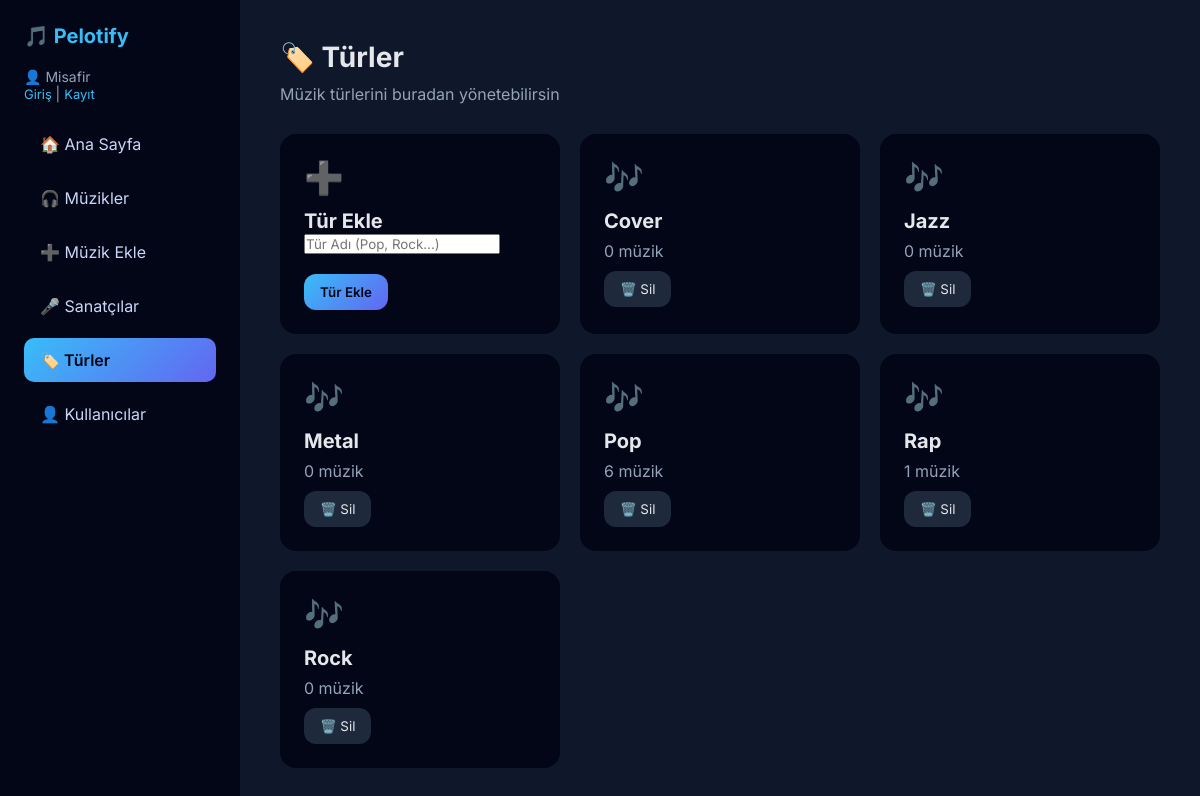
Screenshot of /mp3_muzik_sitesi/turler.php with the database file from the repository.
### tables this page shows
CREATE TABLE Turler (
    tur_id INT AUTO_INCREMENT PRIMARY KEY,
    tur_adi VARCHAR(50) NOT NULL UNIQUE
);

### mp3_muzik_sitesi/turler.php (the view, shortened to what this page needs)
<?php
include "config.php";
include "layout/header.php";
?>
<div class="welcome">
    <h2>🏷️ Türler</h2>
    <p>Müzik türlerini buradan yönetebilirsin</p>
</div>
<div class="cards">
    <div class="card">
        <span>➕</span>
        <h3>Tür Ekle</h3>
        <form method="POST">
            <input type="text" name="tur_adi" placeholder="Tür Adı (Pop, Rock...)" required><br><br>
            <button type="submit" class="btn-primary">Tür Ekle</button>
        </form>
    </div>
    <?php
    $q = $pdo->query("
        SELECT
            t.tur_id,
            t.tur_adi,
            COUNT(m.muzik_id) AS muzik_sayisi
        FROM Turler t
        LEFT JOIN Muzikler m ON t.tur_id = m.tur_id
        GROUP BY t.tur_id
        ORDER BY t.tur_adi
    ");
    while ($row = $q->fetch(PDO::FETCH_ASSOC)):
    ?>
        <div class="card">
            <span>🎶</span>
            <h3><?= htmlspecialchars($row["tur_adi"]) ?></h3>
            <p><?= $row["muzik_sayisi"] ?> müzik</p>
            <form method="POST" style="margin-top:10px">
                <button type="submit" name="tur_sil"
                        class="btn-secondary"
                        onclick="return confirm('Bu tür silinsin mi?')">
                    🗑️ Sil
                </button>
            </form>
        </div>
    <?php endwhile; ?>
</div>
<?php include "layout/footer.php"; ?>

### mp3_muzik_sitesi/style.css (style rules this page uses)
* { margin: 0; padding: 0; box-sizing: border-box; font-family: 'Inter', sans-serif; }
body { background: #0f172a; color: #e5e7eb; }
.welcome { margin-bottom: 30px; }
.welcome h2 { font-size: 28px; margin-bottom: 10px; }
.welcome p { color: #94a3b8; }
.cards { display: grid; grid-template-columns: repeat(auto-fit, minmax(220px, 1fr)); gap: 20px; }
.card { background: #020617; border-radius: 16px; padding: 24px; color: #e5e7eb; transition: transform 0.3s, box-shadow 0.3s; }
.card span { font-size: 32px; }
.card h3 { margin-top: 12px; font-size: 20px; }
.card p { margin-top: 8px; color: #94a3b8; }
.btn-primary { background: linear-gradient(135deg, #38bdf8, #6366f1); color: #020617; padding: 10px 16px; border-radius: 12px; border: none; cursor: pointer; font-weight: 600; }
.btn-secondary { background: #1e293b; color: #e5e7eb; padding: 10px 16px; border-radius: 12px; border: none; cursor: pointer; }
.card, .card * { text-decoration: none !important; }

### rows the page displays
turler: tur_adi "Cover", muzik_sayisi "0"
turler: tur_adi "Jazz", muzik_sayisi "0"
turler: tur_adi "Metal", muzik_sayisi "0"
turler: tur_adi "Pop", muzik_sayisi "6"
turler: tur_adi "Rap", muzik_sayisi "1"
turler: tur_adi "Rock", muzik_sayisi "0"
